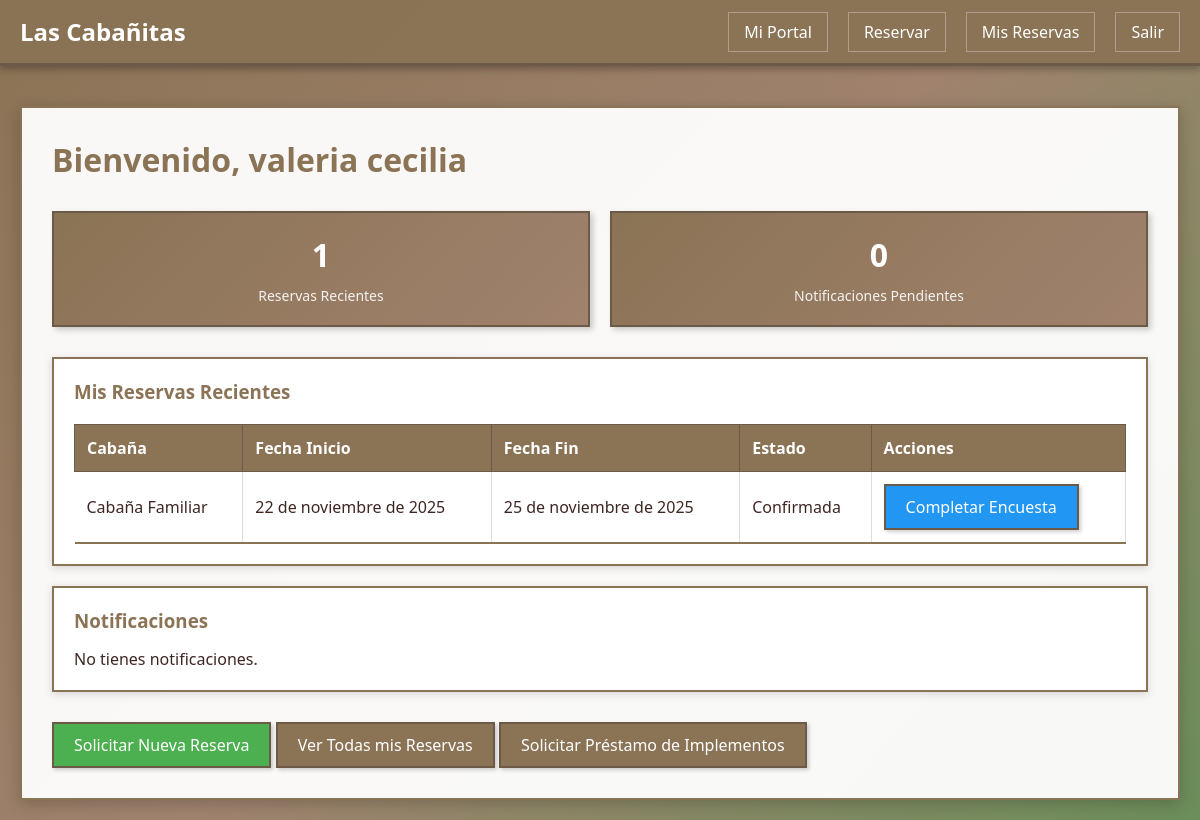
The page /cliente/ (signed in) on the database as committed earlier.
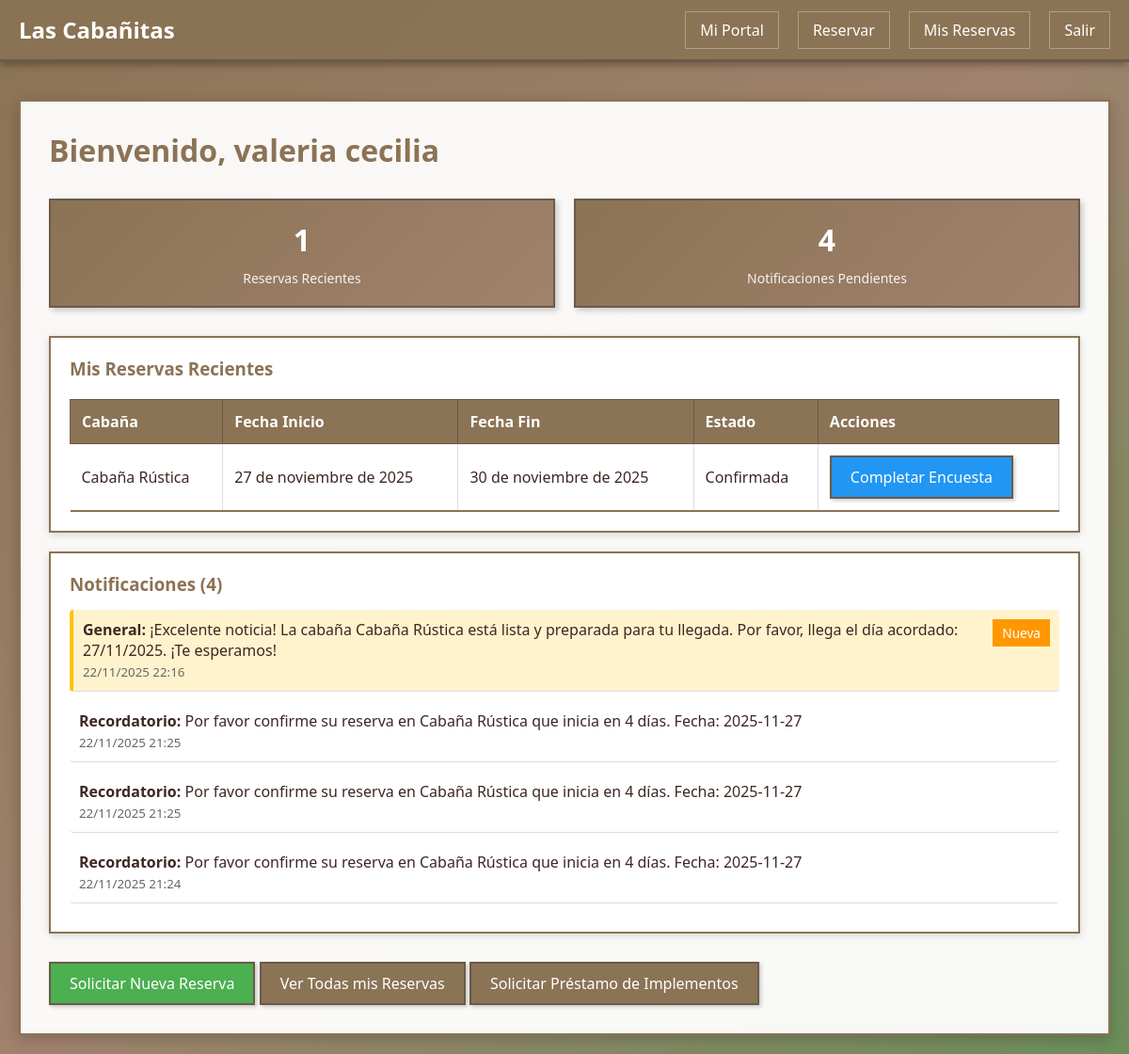
The same page on the database as committed later.
### gestion/models.py (models this page shows, shortened)
class Cliente(models.Model):
    idCliente = models.AutoField(primary_key=True)
    nombre = models.CharField(max_length=200)
    telefono = models.CharField(max_length=20)
    email = models.EmailField()
    direccion = models.TextField()
    tipoCliente = models.CharField(max_length=50, default='Regular')
    usuario = models.OneToOneField(User, on_delete=models.CASCADE, null=True, blank=True, related_name='cliente')
    class Meta:
        db_table = 'cliente'
        verbose_name = "Cliente"
        verbose_name_plural = "Clientes"

class Reserva(models.Model):
    ESTADOS = [
        ('pendiente', 'Pendiente'),
        ('confirmada', 'Confirmada'),
        ('cancelada', 'Cancelada'),
        ('completada', 'Completada'),
    ]
    idReserva = models.AutoField(primary_key=True)
    cliente = models.ForeignKey(Cliente, on_delete=models.CASCADE, related_name='reservas')
    cabaña = models.ForeignKey(Cabaña, on_delete=models.CASCADE, related_name='reservas')
    fechaInicio = models.DateField()
    fechaFin = models.DateField()
    numPersonas = models.IntegerField()
    estado = models.CharField(max_length=20, choices=ESTADOS, default='pendiente')
    montoCotizado = models.DecimalField(max_digits=10, decimal_places=2)
    comentarios = models.TextField(blank=True)
    fechaCreacion = models.DateTimeField(auto_now_add=True)
    confirmacion_cliente = models.BooleanField(default=False, verbose_name='Confirmación Cliente')
    fecha_confirmacion = models.DateTimeField(null=True, blank=True, verbose_name='Fecha Confirmación')
    class Meta:
        db_table = 'reserva'
        verbose_name = "Reserva"
        verbose_name_plural = "Reservas"
        ordering = ['-fechaCreacion']

class Cabaña(models.Model):
    ESTADOS = [
        ('lista', 'Lista'),
        ('en_preparacion', 'En Preparación'),
        ('pendiente', 'Pendiente'),
        ('mantenimiento', 'En Mantenimiento'),
        ('disponible', 'Disponible'),  # Mantener para compatibilidad
        ('ocupada', 'Ocupada'),
        ('reservada', 'Reservada'),
    ]
    idCabaña = models.AutoField(primary_key=True)
    nombre = models.CharField(max_length=100)
    capacidad = models.IntegerField()
    estado = models.CharField(max_length=20, choices=ESTADOS, default='disponible')
    precioNoche = models.DecimalField(max_digits=10, decimal_places=2)
    class Meta:
        db_table = 'cabana'
        verbose_name = "Cabaña"
        verbose_name_plural = "Cabañas"

class Notificacion(models.Model):
    TIPOS = [
        ('alerta', 'Alerta'),
        ('confirmacion', 'Confirmación'),
        ('preparacion', 'Preparación'),
        ('recordatorio', 'Recordatorio'),
        ('general', 'General'),
    ]
    idNotificacion = models.AutoField(primary_key=True)
    usuario = models.ForeignKey(User, on_delete=models.CASCADE, related_name='notificaciones', null=True, blank=True)
    tipo = models.CharField(max_length=20, choices=TIPOS)
    mensaje = models.TextField()
    fechaEnvio = models.DateTimeField(auto_now_add=True)
    leida = models.BooleanField(default=False)
    class Meta:
        db_table = 'notificacion'
        verbose_name = "Notificación"
        verbose_name_plural = "Notificaciones"
        ordering = ['-fechaEnvio']

### gestion/views.py (the view)
# urls.py: path('cliente/', views.portal_cliente, name='portal_cliente'),
@cliente_required
def portal_cliente(request):
    cliente = request.user.cliente
    reservas = Reserva.objects.filter(cliente=cliente).order_by('-fechaCreacion')[:5]
    notificaciones = Notificacion.objects.filter(usuario=request.user).order_by('-fechaEnvio')[:10]
    context = {
        'cliente': cliente,
        'reservas': reservas,
        'notificaciones': notificaciones,
    }
    return render(request, 'cliente/portal_cliente.html', context)

### gestion/templates/cliente/portal_cliente.html (shortened to what this page needs)
{% extends 'base.html' %}
{% block content %}
<h1 class="page-title">Bienvenido, {{ cliente.nombre }}</h1>
<div class="stats">
    <div class="stat-card">
        <h4>{{ reservas|length }}</h4>
        <p>Reservas Recientes</p>
    </div>
    <div class="stat-card">
        <h4>{{ notificaciones|length }}</h4>
        <p>Notificaciones Pendientes</p>
    </div>
</div>
<div class="card">
    <h3>Mis Reservas Recientes</h3>
    {% if reservas %}
        <table>
            <thead>
                <tr>
                    <th>Cabaña</th>
                    <th>Fecha Inicio</th>
                    <th>Fecha Fin</th>
                    <th>Estado</th>
                    <th>Acciones</th>
                </tr>
            </thead>
            <tbody>
                {% for reserva in reservas %}
                <tr>
                    <td>{{ reserva.cabaña.nombre }}</td>
                    <td>{{ reserva.fechaInicio }}</td>
                    <td>{{ reserva.fechaFin }}</td>
                    <td>{{ reserva.get_estado_display }}</td>
                    <td>
                        <a href="{% url 'completar_encuesta' reserva.idReserva %}" class="btn btn-primary">Completar Encuesta</a>
                    </td>
                </tr>
                {% endfor %}
            </tbody>
        </table>
    {% else %}
        <p>No tienes reservas aún. <a href="{% url 'solicitar_reserva' %}">Solicita una reserva</a></p>
    {% endif %}
</div>
<div class="card">
    <h3>Notificaciones {% if notificaciones %}({{ notificaciones|length }}){% endif %}</h3>
    {% if notificaciones %}
        <ul style="list-style: none; padding: 0;">
            {% for notif in notificaciones %}
            <li class="notification-item {% if not notif.leida %}notification-unread{% endif %}" style="margin-bottom: 10px;">
                <div style="display: flex; justify-content: space-between; align-items: start;">
                    <div style="flex: 1;">
                        <strong>{{ notif.get_tipo_display }}:</strong> {{ notif.mensaje }}
                        <br><small class="notification-date" style="color: #666;">{{ notif.fechaEnvio|date:"d/m/Y H:i" }}</small>
                    </div>
                    {% if not notif.leida %}
                        <span class="badge badge-warning" style="margin-left: 10px;">Nueva</span>
                    {% endif %}
                </div>
            </li>
            {% endfor %}
        </ul>
    {% else %}
        <p>No tienes notificaciones.</p>
    {% endif %}
</div>
<div class="mt-30">
    <a href="{% url 'solicitar_reserva' %}" class="btn btn-success">Solicitar Nueva Reserva</a>
    <a href="{% url 'mis_reservas' %}" class="btn">Ver Todas mis Reservas</a>
    <a href="{% url 'solicitar_prestamo' %}" class="btn">Solicitar Préstamo de Implementos</a>
</div>
{% endblock %}

### gestion/templates/base.html (shortened to what this page needs)
<!DOCTYPE html>
<html lang="es">
<head>
    {% load static %}
    <link rel="stylesheet" href="{% static 'css/style.css' %}">
</head>
<body>
    <header>
        <nav>
            <div class="logo">Las Cabañitas</div>
            <ul class="nav-links">
                {% if user.is_authenticated %}
                    {% if user.cliente %}
                        <li><a href="{% url 'portal_cliente' %}">Mi Portal</a></li>
                        <li><a href="{% url 'solicitar_reserva' %}">Reservar</a></li>
                        <li><a href="{% url 'mis_reservas' %}">Mis Reservas</a></li>
                    {% endif %}
                    <li><a href="{% url 'logout' %}">Salir</a></li>
                {% else %}
                    <li><a href="{% url 'login' %}">Iniciar Sesión</a></li>
                    <li><a href="{% url 'registro_cliente' %}">Registrarse</a></li>
                {% endif %}
            </ul>
        </nav>
    </header>
    <div class="container">
        <div class="content">
            {% block content %}{% endblock %}
        </div>
    </div>
</body>
</html>

### gestion/static/css/style.css (style rules this page uses)
* { margin: 0; padding: 0; box-sizing: border-box; }
body { font-family: 'Segoe UI', Tahoma, Geneva, Verdana, sans-serif; background: linear-gradient(135deg, #8B7355 0%, #A0826D 50%, #6B8E5A 100%); min-height: 100vh; color: #3E2723; }
.container { max-width: 1200px; margin: 0 auto; padding: 20px; }
header { background: rgba(139, 115, 85, 0.95); padding: 15px 0; box-shadow: 0 3px 8px rgba(0,0,0,0.3); margin-bottom: 20px; border-bottom: 3px solid #6B5A47; }
nav { display: flex; justify-content: space-between; align-items: center; max-width: 1200px; margin: 0 auto; padding: 0 20px; }
.logo { font-size: 24px; font-weight: bold; color: #FFF; }
.nav-links { display: flex; gap: 20px; list-style: none; }
.nav-links a { color: #FFF; text-decoration: none; padding: 8px 15px; border-radius: 0; transition: background 0.3s; border: 1px solid rgba(255,255,255,0.3); }
.content { background: rgba(255, 255, 255, 0.95); border-radius: 0; padding: 30px; box-shadow: 0 4px 15px rgba(0,0,0,0.2); min-height: 500px; border: 2px solid #8B7355; }
.btn { display: inline-block; padding: 10px 20px; background: #8B7355; color: white; text-decoration: none; border-radius: 0; border: 2px solid #6B5A47; cursor: pointer; transition: all 0.3s; box-shadow: 2px 2px 4px rgba(0,0,0,0.2); }
.btn-success { background: #4CAF50; }
.btn-primary { background: #2196F3; }
table { width: 100%; border-collapse: collapse; margin-top: 20px; }
table th, table td { padding: 12px; text-align: left; border-bottom: 2px solid #8B7355; border-right: 1px solid #ddd; }
table th { background: #8B7355; color: white; border: 1px solid #6B5A47; }
.card { background: white; border-radius: 0; padding: 20px; margin-bottom: 20px; box-shadow: 0 2px 8px rgba(0,0,0,0.15); border: 2px solid #8B7355; }
.card h3 { margin-bottom: 15px; color: #8B7355; }
.stats { display: grid; grid-template-columns: repeat(auto-fit, minmax(200px, 1fr)); gap: 20px; margin-bottom: 30px; }
.stat-card { background: linear-gradient(135deg, #8B7355 0%, #A0826D 100%); color: white; padding: 20px; border-radius: 0; text-align: center; border: 2px solid #6B5A47; box-shadow: 3px 3px 6px rgba(0,0,0,0.2); }
.stat-card h4 { font-size: 32px; margin-bottom: 10px; }
.stat-card p { font-size: 14px; opacity: 0.9; }
.content h1 { color: #8B7355; margin-bottom: 30px; }
.content h3 { color: #8B7355; }
.page-title { color: #8B7355; margin-bottom: 30px; }
.mt-30 { margin-top: 30px; }
.notification-item { padding: 10px; border-bottom: 1px solid #ddd; }
.notification-date { color: #666; }
.badge { padding: 5px 10px; border-radius: 0; font-size: 0.85em; display: inline-block; margin-left: 10px; }
.badge-warning { background: #FF9800; color: white; }

### gestion/templates/cliente/portal_cliente.html (style rules this page uses)
.notification-unread { background-color: #fff3cd; padding: 10px; margin: 5px 0; border-left: 4px solid #ffc107; border-radius: 4px; }
.notification-item { padding: 10px; margin: 5px 0; border-radius: 4px; }

Rows that differ between the two databases and show on the page:
removed Reserva: cabaña.nombre "Cabaña Familiar", fechaInicio "22 de noviembre de 2025", fechaFin "25 de noviembre de 2025", estado "Confirmada"
added Reserva: cabaña.nombre "Cabaña Rústica", fechaInicio "27 de noviembre de 2025", fechaFin "30 de noviembre de 2025", estado "Confirmada"
added Notificacion: tipo "General", mensaje "¡Excelente noticia! La cabaña Cabaña Rústica está lista y preparada para tu llegada. Por favor, llega el día acordado: 27/11/2025. ¡Te esperamos!", fechaEnvio "22/11/2025 22:16", leida "Nueva"
added Notificacion: tipo "Recordatorio", mensaje "Por favor confirme su reserva en Cabaña Rústica que inicia en 4 días. Fecha: 2025-11-27", fechaEnvio "22/11/2025 21:25"
added Notificacion: tipo "Recordatorio", mensaje "Por favor confirme su reserva en Cabaña Rústica que inicia en 4 días. Fecha: 2025-11-27", fechaEnvio "22/11/2025 21:25"
added Notificacion: tipo "Recordatorio", mensaje "Por favor confirme su reserva en Cabaña Rústica que inicia en 4 días. Fecha: 2025-11-27", fechaEnvio "22/11/2025 21:24"
Other text that changed with them:
{{ notificaciones|length }}: "0" → "4"
{{ notificaciones|length }}: (not shown) → "4"
text no longer shown: "No tienes notificaciones."
